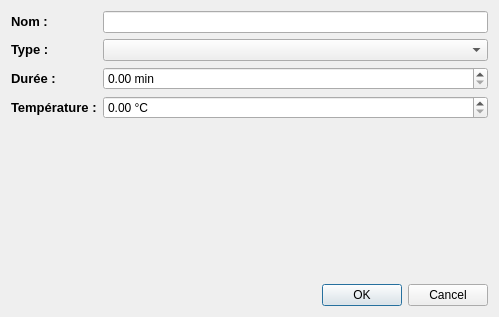
<?xml version="1.0" encoding="UTF-8"?>
<ui version="4.0">
 <class>Dialog</class>
 <widget class="QDialog" name="Dialog">
  <property name="geometry">
   <rect>
    <x>0</x>
    <y>0</y>
    <width>499</width>
    <height>317</height>
   </rect>
  </property>
  <property name="windowTitle">
   <string>Editeur de paliers</string>
  </property>
  <layout class="QGridLayout" name="gridLayout">
   <item row="0" column="0">
    <layout class="QFormLayout" name="formLayout_6">
     <property name="fieldGrowthPolicy">
      <enum>QFormLayout::AllNonFixedFieldsGrow</enum>
     </property>
     <property name="labelAlignment">
      <set>Qt::AlignLeading|Qt::AlignLeft|Qt::AlignVCenter</set>
     </property>
     <item row="0" column="0">
      <widget class="QLabel" name="label_9">
       <property name="text">
        <string>&lt;!DOCTYPE HTML PUBLIC &quot;-//W3C//DTD HTML 4.0//EN&quot; &quot;http://www.w3.org/TR/REC-html40/strict.dtd&quot;&gt;
&lt;html&gt;&lt;head&gt;&lt;meta name=&quot;qrichtext&quot; content=&quot;1&quot; /&gt;&lt;style type=&quot;text/css&quot;&gt;
p, li { white-space: pre-wrap; }
&lt;/style&gt;&lt;/head&gt;&lt;body style=&quot; font-family:'Droid Sans'; font-size:10pt; font-weight:400; font-style:normal;&quot;&gt;
&lt;p style=&quot; margin-top:0px; margin-bottom:0px; margin-left:0px; margin-right:0px; -qt-block-indent:0; text-indent:0px;&quot;&gt;&lt;span style=&quot; font-weight:600;&quot;&gt;Nom :&lt;/span&gt;&lt;/p&gt;&lt;/body&gt;&lt;/html&gt;</string>
       </property>
      </widget>
     </item>
     <item row="0" column="1">
      <widget class="QLineEdit" name="lineEditStepName"/>
     </item>
     <item row="1" column="0">
      <widget class="QLabel" name="label_10">
       <property name="text">
        <string>&lt;!DOCTYPE HTML PUBLIC &quot;-//W3C//DTD HTML 4.0//EN&quot; &quot;http://www.w3.org/TR/REC-html40/strict.dtd&quot;&gt;
&lt;html&gt;&lt;head&gt;&lt;meta name=&quot;qrichtext&quot; content=&quot;1&quot; /&gt;&lt;style type=&quot;text/css&quot;&gt;
p, li { white-space: pre-wrap; }
&lt;/style&gt;&lt;/head&gt;&lt;body style=&quot; font-family:'Droid Sans'; font-size:10pt; font-weight:400; font-style:normal;&quot;&gt;
&lt;p style=&quot; margin-top:0px; margin-bottom:0px; margin-left:0px; margin-right:0px; -qt-block-indent:0; text-indent:0px;&quot;&gt;&lt;span style=&quot; font-weight:600;&quot;&gt;Type :&lt;/span&gt;&lt;/p&gt;&lt;/body&gt;&lt;/html&gt;</string>
       </property>
      </widget>
     </item>
     <item row="1" column="1">
      <widget class="QComboBox" name="comboBoxStepType"/>
     </item>
     <item row="2" column="0">
      <widget class="QLabel" name="label_11">
       <property name="text">
        <string>&lt;!DOCTYPE HTML PUBLIC &quot;-//W3C//DTD HTML 4.0//EN&quot; &quot;http://www.w3.org/TR/REC-html40/strict.dtd&quot;&gt;
&lt;html&gt;&lt;head&gt;&lt;meta name=&quot;qrichtext&quot; content=&quot;1&quot; /&gt;&lt;style type=&quot;text/css&quot;&gt;
p, li { white-space: pre-wrap; }
&lt;/style&gt;&lt;/head&gt;&lt;body style=&quot; font-family:'Droid Sans'; font-size:10pt; font-weight:400; font-style:normal;&quot;&gt;
&lt;p style=&quot; margin-top:0px; margin-bottom:0px; margin-left:0px; margin-right:0px; -qt-block-indent:0; text-indent:0px;&quot;&gt;&lt;span style=&quot; font-weight:600;&quot;&gt;Durée :&lt;/span&gt;&lt;/p&gt;&lt;/body&gt;&lt;/html&gt;</string>
       </property>
      </widget>
     </item>
     <item row="2" column="1">
      <widget class="QDoubleSpinBox" name="doubleSpinBoxStepTime">
       <property name="suffix">
        <string> min</string>
       </property>
      </widget>
     </item>
     <item row="3" column="0">
      <widget class="QLabel" name="label_12">
       <property name="text">
        <string>&lt;!DOCTYPE HTML PUBLIC &quot;-//W3C//DTD HTML 4.0//EN&quot; &quot;http://www.w3.org/TR/REC-html40/strict.dtd&quot;&gt;
&lt;html&gt;&lt;head&gt;&lt;meta name=&quot;qrichtext&quot; content=&quot;1&quot; /&gt;&lt;style type=&quot;text/css&quot;&gt;
p, li { white-space: pre-wrap; }
&lt;/style&gt;&lt;/head&gt;&lt;body style=&quot; font-family:'Droid Sans'; font-size:10pt; font-weight:400; font-style:normal;&quot;&gt;
&lt;p style=&quot; margin-top:0px; margin-bottom:0px; margin-left:0px; margin-right:0px; -qt-block-indent:0; text-indent:0px;&quot;&gt;&lt;span style=&quot; font-weight:600;&quot;&gt;Température :&lt;/span&gt;&lt;/p&gt;&lt;/body&gt;&lt;/html&gt;</string>
       </property>
      </widget>
     </item>
     <item row="3" column="1">
      <widget class="QDoubleSpinBox" name="doubleSpinBoxStepTemp">
       <property name="suffix">
        <string> °C</string>
       </property>
      </widget>
     </item>
    </layout>
   </item>
   <item row="1" column="0">
    <widget class="QDialogButtonBox" name="buttonBox">
     <property name="orientation">
      <enum>Qt::Horizontal</enum>
     </property>
     <property name="standardButtons">
      <set>QDialogButtonBox::Cancel|QDialogButtonBox::Ok</set>
     </property>
    </widget>
   </item>
  </layout>
 </widget>
 <resources/>
 <connections>
  <connection>
   <sender>buttonBox</sender>
   <signal>accepted()</signal>
   <receiver>Dialog</receiver>
   <slot>accept()</slot>
   <hints>
    <hint type="sourcelabel">
     <x>248</x>
     <y>254</y>
    </hint>
    <hint type="destinationlabel">
     <x>157</x>
     <y>274</y>
    </hint>
   </hints>
  </connection>
  <connection>
   <sender>buttonBox</sender>
   <signal>rejected()</signal>
   <receiver>Dialog</receiver>
   <slot>reject()</slot>
   <hints>
    <hint type="sourcelabel">
     <x>316</x>
     <y>260</y>
    </hint>
    <hint type="destinationlabel">
     <x>286</x>
     <y>274</y>
    </hint>
   </hints>
  </connection>
 </connections>
</ui>
